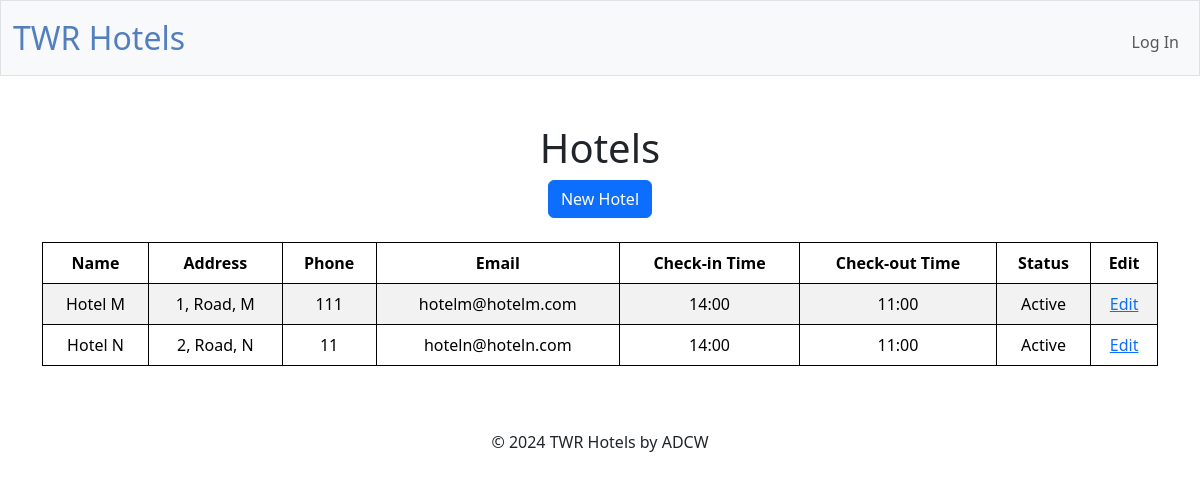
Screenshot of /hotels with the database file from the repository.
### tables this page shows
CREATE TABLE "hotels" (hotelID INTEGER PRIMARY KEY AUTOINCREMENT NOT NULL , name TEXT NOT NULL, address TEXT, phone INTEGER NOT NULL, email TEXT NOT NULL, checkinTime TIME NOT NULL, checkoutTime TIME NOT NULL, statusID INTEGER NOT NULL, FOREIGN KEY (statusID) REFERENCES status(statusID));

CREATE TABLE "status" (statusID INTEGER PRIMARY KEY AUTOINCREMENT NOT NULL, status TEXT NOT NULL);

### app.py (the view)
@app.route("/hotels", methods=["GET"])
@manager_required
def hotels():
    hotels = db.execute(
        "SELECT hotels.*, status.status FROM hotels INNER JOIN status ON hotels.statusID = status.statusID")
    return render_template("hotels.html", hotels=hotels)

### app.py (called while the page is built)
@app.after_request
def after_request(response):
    response.headers["Cache-Control"] = "no-cache, no-store, must-revalidate"
    response.headers["Expires"] = 0
    response.headers["Pragma"] = "no-cache"
    return response

### templates/hotels.html (shortened to what this page needs)
{% extends "layout.html" %}
{% block main %}
<h1>Hotels</h1>
<a href="/new_hotel" class="btn btn-primary">New Hotel</a>
<br>
<br>
<table class="table table-striped">
    <thead>
        <tr>
            <th>Name</th>
            <th>Address</th>
            <th>Phone</th>
            <th>Email</th>
            <th>Check-in Time</th>
            <th>Check-out Time</th>
            <th>Status</th>
            <th>Edit</th>
        </tr>
    </thead>
    <tbody>
        {% for hotel in hotels %}
            <tr>
                <td>{{ hotel["name"] }}</td>
                <td>{{ hotel["address"] }}</td>
                <td>{{ hotel["phone"] }}</td>
                <td>{{ hotel["email"] }}</td>
                <td>{{ hotel["checkinTime"] }}</td>
                <td>{{ hotel["checkoutTime"] }}</td>
                <td>{{ hotel["status"] }}</td>
                <td><a href="/edit_hotel?hotelid={{ hotel['hotelID'] }}">Edit</a></td>
            </tr>
        {% endfor %}
    </tbody>
</table>
{% endblock %}

### static/styles.css (style rules this page uses)
table { background-color: transparent; margin-bottom: 1rem; width: 100%; }
table th, table td { padding: 0.75rem; vertical-align: middle; border-collapse: collapse; border: 1px solid; }
tbody tr:nth-of-type(odd) { background-color: rgb(179, 208, 255, 0.3) }

### rows the page displays
hotels: name "Hotel M", address "1, Road, M", phone "111", email "hotelm@hotelm.com", checkinTime "14:00", checkoutTime "11:00", status "Active"
hotels: name "Hotel N", address "2, Road, N", phone "11", email "hoteln@hoteln.com", checkinTime "14:00", checkoutTime "11:00", status "Active"
